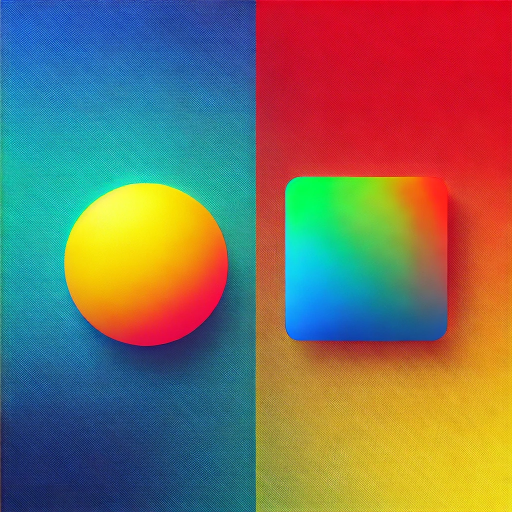
#> input picture Gradient_Shapes.webp, 1024 x 1024 px (shown at 1/2 size)
$ python svd_compression.py
#> lines starting #> are read from the running program, lines starting #| are printed output that depends on the picture
import numpy as np
import cv2
from matplotlib import pyplot as plt


# [77 lines left out: functions aufgabe_1, aufgabe_2, not called in this run]


def compress_image(image, k):
    """
    Komprimiert ein Bild mit der Singulärwertzerlegung (SVD) und gibt verbesserte Statistiken aus.

    :param image: Pfad zum Bild.
    :param k: Anzahl der verwendeten Singulärwerte.
    """
#> called with image = 'Gradient_Shapes.webp', k = 40
    # 1. Laden des Bildes
    img = cv2.imread(image)
#> img is the input picture: shape (1024, 1024, 3); mean B, G, R 94.5, 111.4, 123.6
    if img is None:
        print("Error: Image not found. Please check the file path.")
        return

    cv2.imshow("Input Image", img)
    cv2.waitKey(0)
    cv2.destroyAllWindows()

    img = cv2.cvtColor(img, cv2.COLOR_BGR2RGB)

    # Original image statistics
    original_size = img.nbytes
#> original_size = 3145728
    print(f"Original Image Size: {original_size / 1024:.2f} KB")
#| Original Image Size: 3072.00 KB
    print(f"Original Image Shape: {img.shape}")
#| Original Image Shape: (1024, 1024, 3)

    # 2. Farbraumaufteilung
    r, g, b = cv2.split(img)
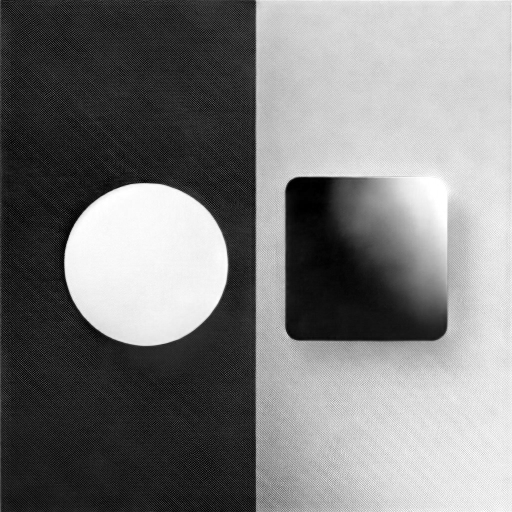
#> r: shape (1024, 1024) (shown at 1/2 size); min 0, max 255, mean 123.6
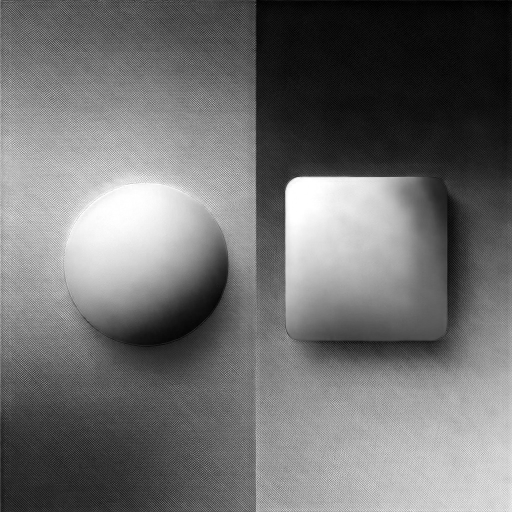
#> g: shape (1024, 1024) (shown at 1/2 size); min 0, max 255, mean 111.4
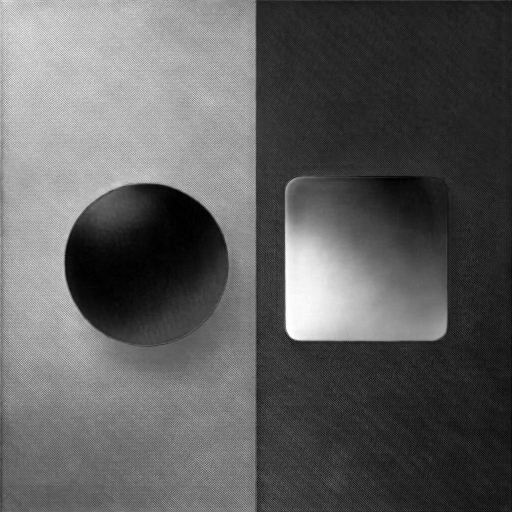
#> b: shape (1024, 1024) (shown at 1/2 size); min 0, max 255, mean 94.5

    # Stat variables
    total_compressed_size = 0
    total_features = 0

    def compress_channel(m, name):
        """
        Komprimiert einen Farbkanal mit der k-trunkierten Singulärwertzerlegung.

        :param m: Eingabematrix für den Farbkanal.
        :param name: Name des Kanals (für Debugging).
        :return: Komprimierte Matrix.
        """
#> called with name = 'Red'
        nonlocal total_compressed_size, total_features

        # 3. Skalieren und Zentrieren
        m_scaled = m / 255.0
        mean_m = np.mean(m_scaled, axis=0)  # calculate the column-wise mean value
#> mean_m = 1024 values, max 0.907 at index 1022, min 0.101 at index 31, mean 0.485
        m_centered = m_scaled - mean_m  # center values around 0

        # 4. Singulärwertzerlegung
        U, Sigma, V_T = np.linalg.svd(m_centered, full_matrices=False)
#> Sigma = 1024 values, max 239.2 at index 0, min 9.94e-14 at index 1023, mean 1.73

        # 5. Trunkierung auf k Singulärwerte
        U_k = U[:, :k]  # truncate the rows
        Sigma_k = np.diag(Sigma[:k])  # truncate the diagonal entries
        V_T_k = V_T[:k, :]  # truncate the columns

        # Calculate compressed size
        compressed_size = (
                U_k.astype(np.float32).nbytes +  # Convert U_k to float32
                Sigma_k.astype(np.float32).diagonal().nbytes +  # Store Sigma as vector
                V_T_k.astype(np.float32).nbytes  # Convert V_T_k to float32
        )
#> compressed_size = 327840
        # total size of truncated matrices
        total_compressed_size += compressed_size
#> total_compressed_size = 327840
        total_features += k

        print(f"Channel '{name}':")
        print(f"  Original Shape: M: {m.shape} U: {U.shape} Sigma: {Sigma.shape}, V: {V_T.shape}")
#|   Original Shape: M: (1024, 1024) U: (1024, 1024) Sigma: (1024,), V: (1024, 1024)

        print(f"  Compressed Shape: U: {U_k.shape}, Σ: {Sigma_k.shape}, V_T: {V_T_k.shape}")
#|   Compressed Shape: U: (1024, 40), Σ: (40, 40), V_T: (40, 1024)
        print(f"  Singular Values Retained: {k}")
        print(f"  Compressed Size: {compressed_size / 1024:.2f} KB")
#|   Compressed Size: 320.16 KB

        # Rekonstruktion der k-trunkierten Matrix
        A_k = U_k @ Sigma_k @ V_T_k

        # 7. Rückgängigmachen der Zentrierung
        m_result = A_k + mean_m
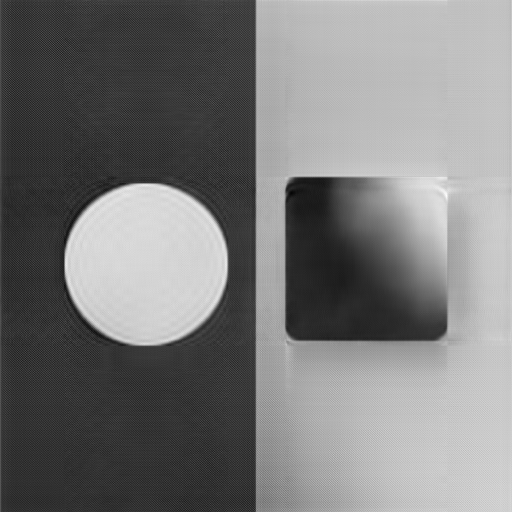
#> m_result: shape (1024, 1024) float64 (shown at 1/2 size); min -0.141, max 1.18, mean 0.485; drawn with min black and max white
        m_result = np.clip(m_result, 0, 1)
        return m_result

    # Komprimierung der Farbkanäle
    reduced_r = compress_channel(r, "Red")
    reduced_g = compress_channel(g, "Green")
#> call 2 of compress_channel, with name = 'Green'
#> in compress_channel (call 2), `mean_m = np.mean(m_scaled, axis=0)`: mean_m = 1024 values, max 0.553 at index 0, min 0.276 at index 896, mean 0.437
#> in compress_channel (call 2), `U, Sigma, V_T = np.linalg.svd(m_centered, full_matrices=False)`:
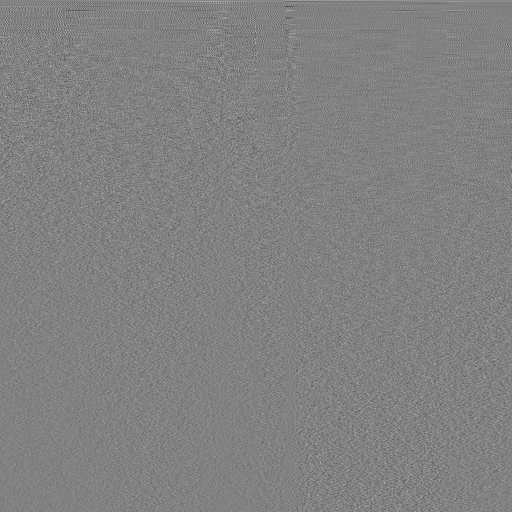
#> V_T: shape (1024, 1024) float64 (shown at 1/2 size); min -0.209, max 0.203, mean 5.41e-05; drawn with min black and max white
#> in compress_channel (call 2), `U, Sigma, V_T = np.linalg.svd(m_centered, full_matrices=False)`: Sigma = 1024 values, max 187.7 at index 0, min 8.07e-14 at index 1023, mean 1.66
#> in compress_channel (call 2), `total_compressed_size += compressed_size`: total_compressed_size = 655680
#|   Original Shape: M: (1024, 1024) U: (1024, 1024) Sigma: (1024,), V: (1024, 1024)
#|   Compressed Shape: U: (1024, 40), Σ: (40, 40), V_T: (40, 1024)
#|   Compressed Size: 320.16 KB
    reduced_b = compress_channel(b, "Blue")
#> call 3 of compress_channel, with name = 'Blue'
#> in compress_channel (call 3), `mean_m = np.mean(m_scaled, axis=0)`: mean_m = 1024 values, max 0.647 at index 125, min 0.0824 at index 1023, mean 0.37
#> in compress_channel (call 3), `U, Sigma, V_T = np.linalg.svd(m_centered, full_matrices=False)`:
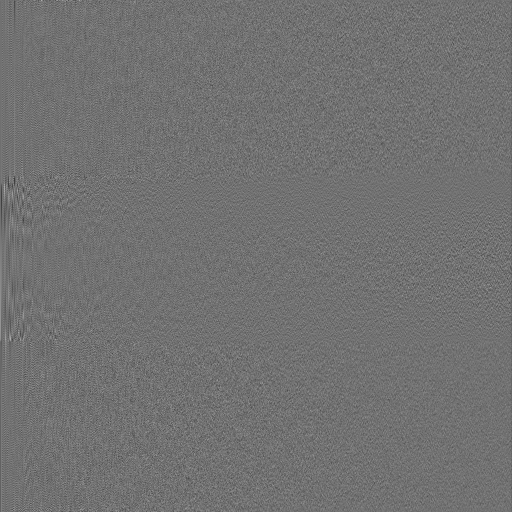
#> U: shape (1024, 1024) float64 (shown at 1/2 size); min -0.184, max 0.228, mean -3.05e-05; drawn with min black and max white
#> in compress_channel (call 3), `U, Sigma, V_T = np.linalg.svd(m_centered, full_matrices=False)`: Sigma = 1024 values, max 161.9 at index 0, min 7.03e-14 at index 1023, mean 1.57
#> in compress_channel (call 3), `V_T_k = V_T[:k, :]`:
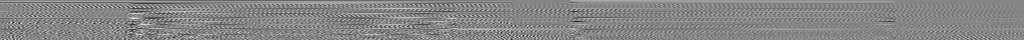
#> V_T_k: shape (40, 1024) float64; min -0.214, max 0.194, mean 0.000939; drawn with min black and max white
#> in compress_channel (call 3), `total_compressed_size += compressed_size`: total_compressed_size = 983520
#|   Original Shape: M: (1024, 1024) U: (1024, 1024) Sigma: (1024,), V: (1024, 1024)
#|   Compressed Shape: U: (1024, 40), Σ: (40, 40), V_T: (40, 1024)
#|   Compressed Size: 320.16 KB

    # 8. Zusammenfügen der komprimierten Farbkanäle
    reduced_img = cv2.merge((reduced_r, reduced_g, reduced_b))

    # Final statistics
    print(f"Total Compressed Size (all channels): {total_compressed_size / 1024:.2f} KB")
#| Total Compressed Size (all channels): 960.47 KB
    compression_ratio = original_size / total_compressed_size
#> compression_ratio = 3.2
    print(f"Compression Ratio: {compression_ratio:.2f}")
#| Compression Ratio: 3.20
    print(f"Total Features Retained: {total_features}")

    # 9. Anzeige des Original- und komprimierten Bildes
    plt.figure(figsize=(10, 5))
    plt.subplot(1, 2, 1)
    plt.title("Original Image")
    plt.imshow(img)
    plt.axis("off")

    plt.subplot(1, 2, 2)
    plt.title(f"Compressed Image (k={k})")
    plt.imshow(reduced_img)
    plt.axis("off")

    plt.tight_layout()
    plt.savefig("comparison.png")
    plt.show()

    return img, reduced_img


if __name__ == '__main__':
    # Blatt 5 - Aufgabe 4
    original, compressed = compress_image("Gradient_Shapes.webp", 40)
    #x_star, nullraum_basis = aufgabe_2()
